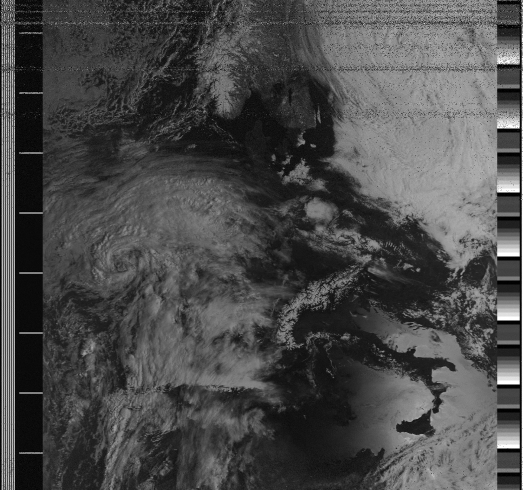
#> input picture sandbox/a.png, 1046 x 980 px (shown at 1/2 size)
$ python carto_py.py
#> lines starting #> are read from the running program, lines starting #| are printed output that depends on the picture
import os
import matplotlib.pyplot as plt
import numpy as np
from cartopy import config
import cartopy.crs as ccrs
from scipy import ndimage
import cartopy.feature
from scipy import misc

center = [50.521436, 6.845530]

def add_m(center, dx, dy):
	new_latitude  = center[0]  + (dy / 6371000.0) * (180 / np.pi)
	new_longitude = center[1] + (dx / 6371000.0) * (180 / np.pi) / np.cos(center[0] * np.pi/180)
	return [new_latitude, new_longitude]

fig = plt.figure()

img = plt.imread("a.png")
#> img is the input picture: shape (980, 1046, 4) float32; mean R, G, B, A 0.292, 0.292, 0.292, 1
img = ndimage.rotate(img, -20)
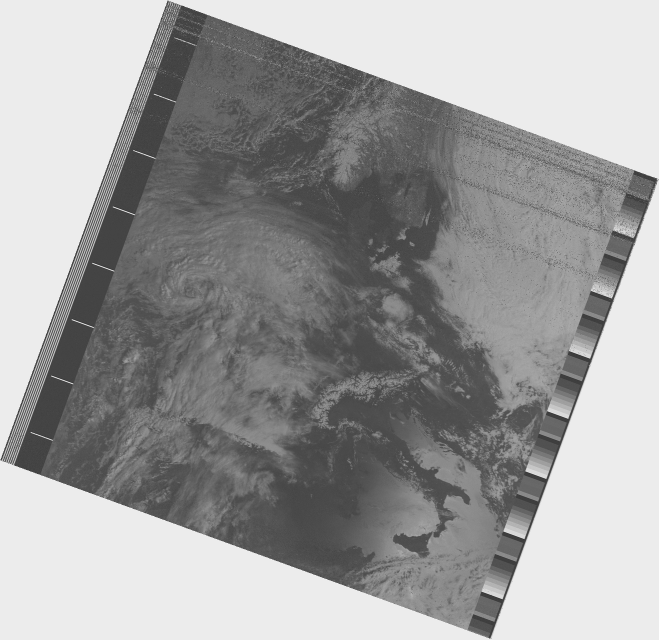
#> img: shape (1279, 1318, 4) float32 (shown at 1/2 size); mean R, G, B, A 0.177, 0.177, 0.177, 0.607; transparent parts drawn white

dx = img.shape[0]*4000/2
#> dx = 2558000
dy = img.shape[1]*4000/2
#> dy = 2636000

dx *= 0.77
#> dx = 1969660
dy *= 0.77
#> dy = 2029720

img_extent = (add_m(center, -1*dx, -1*dy)[1], add_m(center, dx, dy)[1], add_m(center, -1*dx, -1*dy)[0], add_m(center, dx, dy)[0])
#> img_extent = (-21.02, 34.71, 32.27, 68.78)

#> (the run stopped early here; a loop or call above may not have finished)
